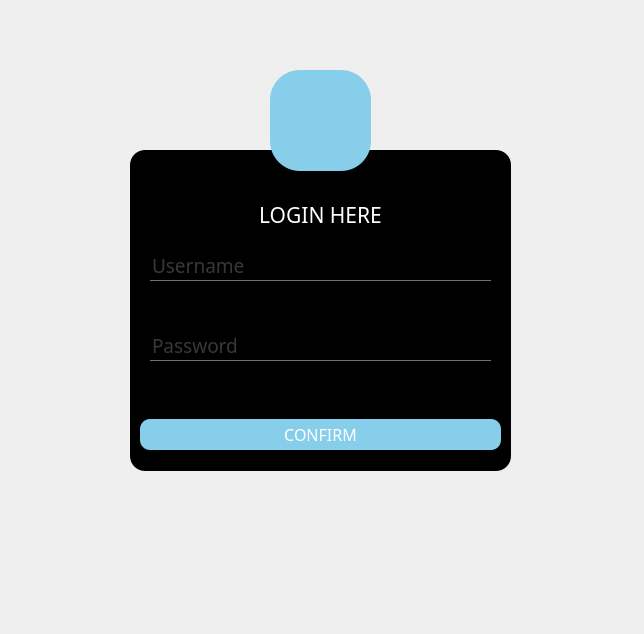
<?xml version="1.0" encoding="UTF-8"?>
<ui version="4.0">
 <class>Form</class>
 <widget class="QWidget" name="Form">
  <property name="geometry">
   <rect>
    <x>0</x>
    <y>0</y>
    <width>644</width>
    <height>634</height>
   </rect>
  </property>
  <property name="windowTitle">
   <string>Form</string>
  </property>
  <property name="styleSheet">
   <string notr="true"> *{
font-family:century gothic;
fomt-size:24px;
}
QFrame
{
background:rgba(0,0,0,200,8);
border-radius:15px;
}
#Form
{
background:url(:/bank/X7lQwx.jpg)
}

QPushButton
{

background:red;
border-radius:30px;
}


QToolButton
{

background:white;
border-radius:30px;
}
QLable
{
background:rgba(0,0,0,0,8);	
color:white;
border-radius:15px;
}
QLineEdit
{

background:transparent;
border:none;
color:#717072;
border_bottom:1px solid #717072;


}
</string>
  </property>
  <widget class="QFrame" name="frame">
   <property name="geometry">
    <rect>
     <x>130</x>
     <y>150</y>
     <width>381</width>
     <height>321</height>
    </rect>
   </property>
   <property name="frameShape">
    <enum>QFrame::StyledPanel</enum>
   </property>
   <property name="frameShadow">
    <enum>QFrame::Raised</enum>
   </property>
   <widget class="QLabel" name="label">
    <property name="geometry">
     <rect>
      <x>120</x>
      <y>40</y>
      <width>141</width>
      <height>51</height>
     </rect>
    </property>
    <property name="font">
     <font>
      <family>century gothic</family>
     </font>
    </property>
    <property name="toolTip">
     <string>&lt;html&gt;&lt;head/&gt;&lt;body&gt;&lt;p align=&quot;center&quot;&gt;LOGIN HERE&lt;/p&gt;&lt;/body&gt;&lt;/html&gt;</string>
    </property>
    <property name="styleSheet">
     <string notr="true">QLabel
{

background:transparent;

}</string>
    </property>
    <property name="text">
     <string>&lt;html&gt;&lt;head/&gt;&lt;body&gt;&lt;p align=&quot;center&quot;&gt;&lt;span style=&quot; font-size:16pt; color:#ffffff;&quot;&gt;LOGIN HERE&lt;/span&gt;&lt;/p&gt;&lt;/body&gt;&lt;/html&gt;</string>
    </property>
   </widget>
   <widget class="QPushButton" name="pushButton_2">
    <property name="geometry">
     <rect>
      <x>10</x>
      <y>269</y>
      <width>361</width>
      <height>31</height>
     </rect>
    </property>
    <property name="font">
     <font>
      <family>century gothic</family>
      <pointsize>12</pointsize>
     </font>
    </property>
    <property name="styleSheet">
     <string notr="true">QPushButton
{
color:white;
border-radius:10px;
}
QPushButton:hover
{
color:#333;
border-radius:10px;
background:#49ebff;
}
QPushButton

{
background:skyblue;
}</string>
    </property>
    <property name="text">
     <string>CONFIRM</string>
    </property>
   </widget>
   <widget class="QLineEdit" name="lineEdit">
    <property name="geometry">
     <rect>
      <x>20</x>
      <y>100</y>
      <width>341</width>
      <height>31</height>
     </rect>
    </property>
    <property name="font">
     <font>
      <family>century gothic</family>
      <pointsize>14</pointsize>
     </font>
    </property>
    <property name="toolTip">
     <string>&lt;html&gt;&lt;head/&gt;&lt;body&gt;&lt;p&gt;&lt;span style=&quot; color:#ffffff;&quot;&gt;ySERNAME&lt;/span&gt;&lt;/p&gt;&lt;/body&gt;&lt;/html&gt;</string>
    </property>
    <property name="styleSheet">
     <string notr="true">QLineEdit
{

bachground:transparent;
border-bottom:1px solid #717072;
color:#717072;

}

</string>
    </property>
    <property name="text">
     <string/>
    </property>
    <property name="placeholderText">
     <string>Username</string>
    </property>
   </widget>
   <widget class="QLineEdit" name="lineEdit_2">
    <property name="geometry">
     <rect>
      <x>20</x>
      <y>180</y>
      <width>341</width>
      <height>31</height>
     </rect>
    </property>
    <property name="font">
     <font>
      <family>century gothic</family>
      <pointsize>14</pointsize>
     </font>
    </property>
    <property name="acceptDrops">
     <bool>true</bool>
    </property>
    <property name="whatsThis">
     <string/>
    </property>
    <property name="styleSheet">
     <string notr="true">QLineEdit
{

bachground:transparent;
border-bottom:1px solid #717072;
color:#717072;

}</string>
    </property>
    <property name="text">
     <string/>
    </property>
    <property name="echoMode">
     <enum>QLineEdit::Password</enum>
    </property>
    <property name="placeholderText">
     <string>Password</string>
    </property>
   </widget>
  </widget>
  <widget class="QPushButton" name="pushButton">
   <property name="geometry">
    <rect>
     <x>270</x>
     <y>70</y>
     <width>101</width>
     <height>101</height>
    </rect>
   </property>
   <property name="styleSheet">
    <string notr="true">QPushButton

{
background:skyblue;
}</string>
   </property>
   <property name="text">
    <string/>
   </property>
   <property name="icon">
    <iconset>
     <normaloff>:/newPrefix/img/user.png</normaloff>:/newPrefix/img/user.png</iconset>
   </property>
   <property name="iconSize">
    <size>
     <width>42</width>
     <height>79</height>
    </size>
   </property>
  </widget>
 </widget>
 <resources>
  <include location="OneDrive/Desktop/qtr/ys.qrc"/>
  <include location="OneDrive/Desktop/qtr/ddd.qrc"/>
  <include location="OneDrive/Desktop/qtr/aymanb.qrc"/>
  <include location="OneDrive/Desktop/qtr/bank.qrc"/>
 </resources>
 <connections/>
</ui>
